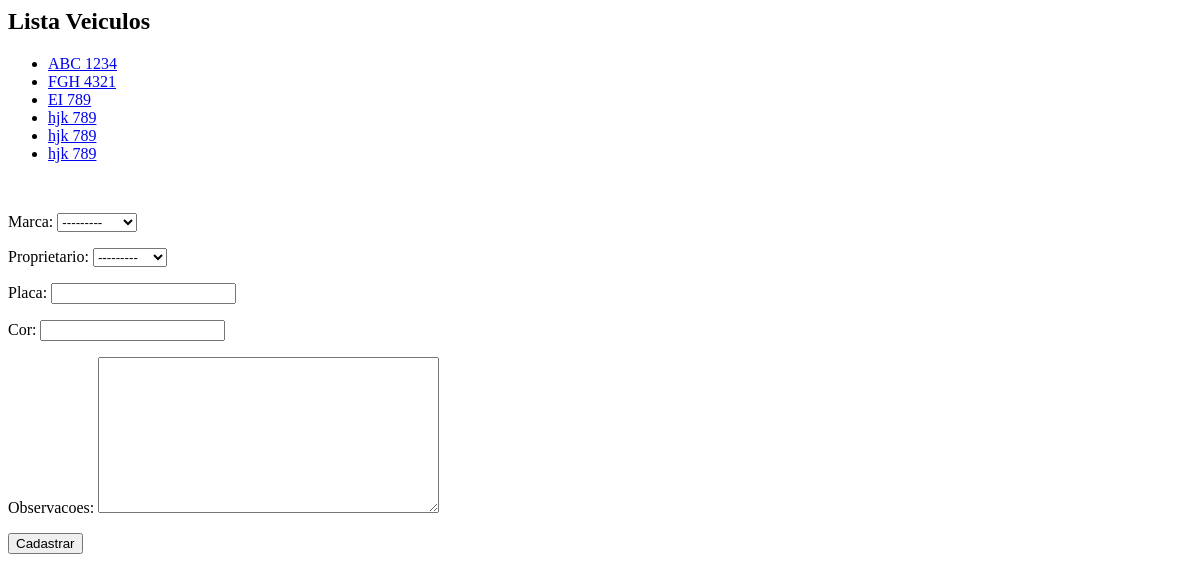
/core/veiculos/, run on an earlier commit of the app's database.
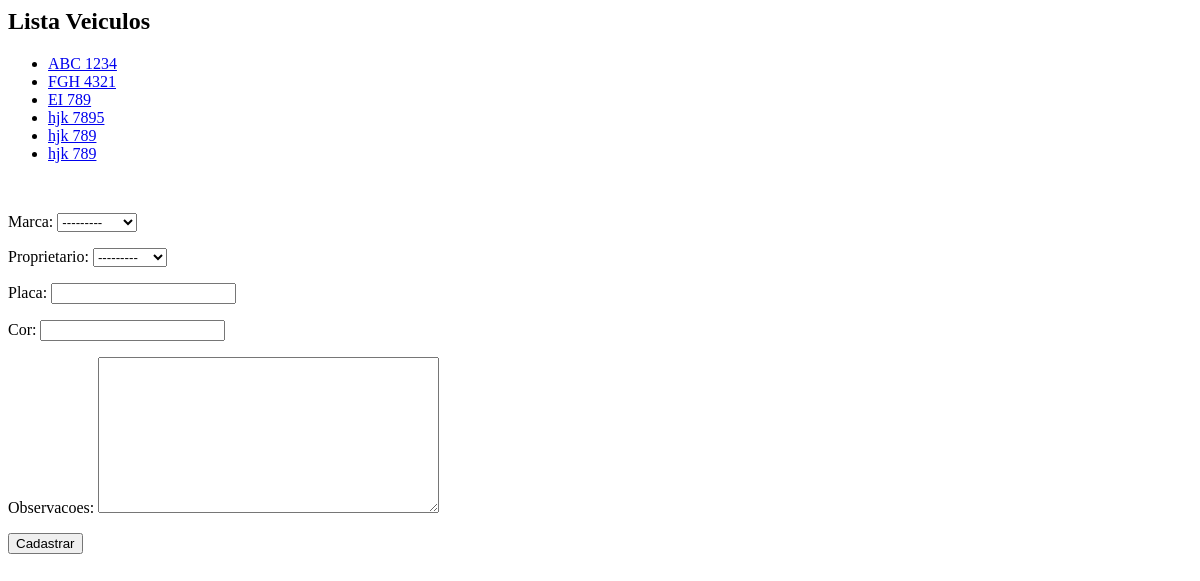
And on a later commit of the database.
### core/models.py (models this page shows, shortened)
class Veiculo(models.Model):
    marca = models.ForeignKey(Marca, on_delete=models.CASCADE)
    proprietario = models.ForeignKey(Pessoa, on_delete=models.CASCADE)
    placa = models.CharField(max_length=20)
    cor = models.CharField(max_length=15)
    observacoes = models.TextField(max_length=200)

### core/views.py (the view)
# urls.py: path("veiculos/", lista_veiculos ,name='core_lista_veiculos'),
def lista_veiculos(request):
    veiculos = Veiculo.objects.all()
    form = VeiculoForm()
    return render(request, 'core/lista_veiculos.html', {'veiculos': veiculos, 'form': form})

### core/forms.py
class VeiculoForm(ModelForm):
    class Meta:
        model = Veiculo
        fields = '__all__'

### core/models.py (called while the page is built)
    def __str__(self):
        return self.nome

    def __str__(self):
        return self.nome

### core/templates/core/lista_veiculos.html (shortened to what this page needs)
<h2> Lista Veiculos</h2>
<ul>
{% for veiculo in veiculos %}
    <li>
       <a href="{% url 'core_veiculo_update' veiculo.id %}">{{veiculo.placa}}</a>
    </li>
{% endfor %}
</ul>
<form action="{% url 'core_veiculo_novo' %}" method="POST">
    {{form.as_p}}
    <button type="submit">Cadastrar</button>
</form>

What changed in the data, as far as the page shows it:
changed Veiculo: placa "hjk 789" → "hjk 7895"
